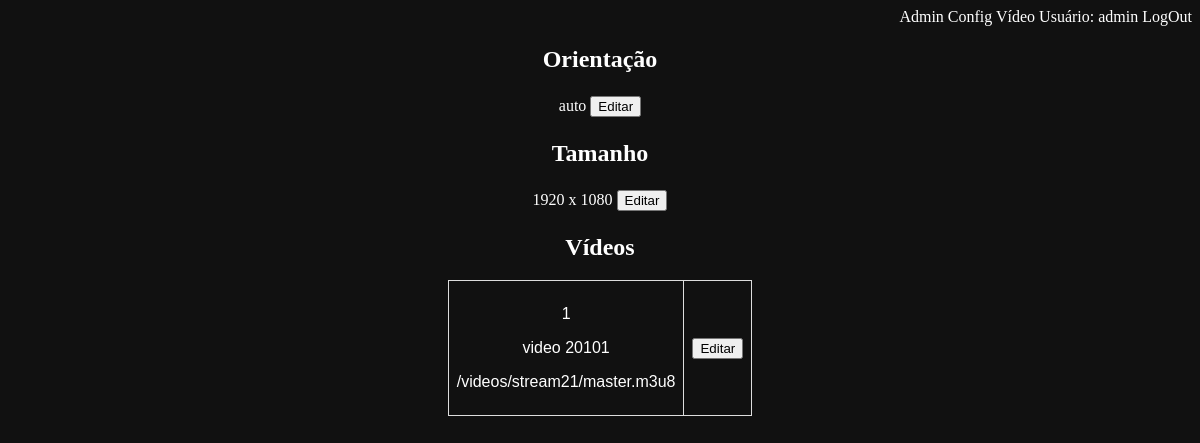
Page /config (signed in) on the earlier database version.
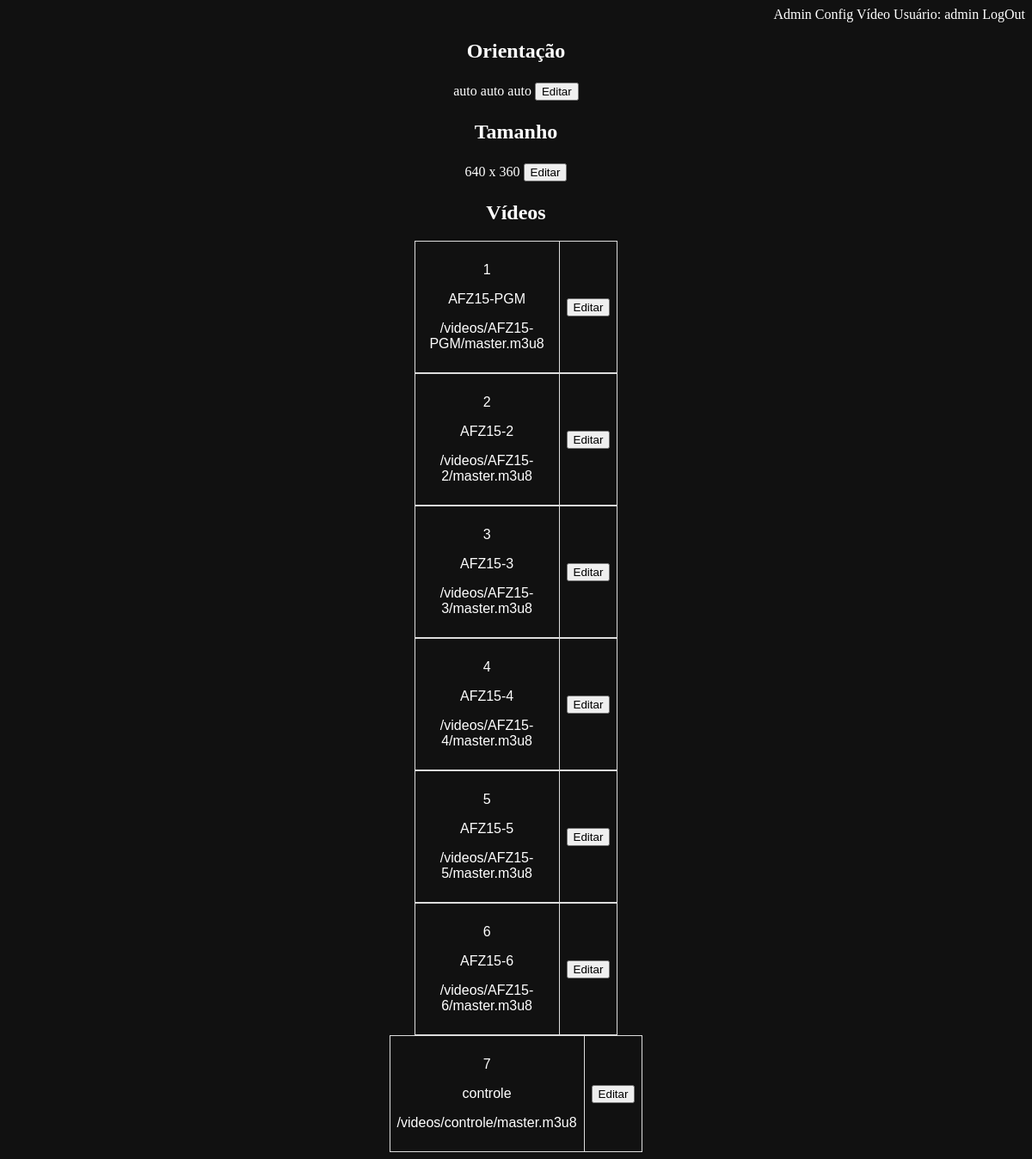
Same page on the later database version.
### models.py (models this page shows, shortened)
class UserModel(UserMixin, db.Model):
    __tablename__ = "user"
    id = db.Column(db.Integer, primary_key=True)
    username = db.Column(db.Text(), unique=True)
    email = db.Column(db.Text(), unique=True)
    password = db.Column(db.Text())
    isadmin = db.Column(db.Integer)

class ConfigModel(db.Model):
    __tablename__ = "config"
    id = db.Column(db.Integer, primary_key=True)
    orientacao = db.Column(db.Text())
    width = db.Column(db.Text())
    height = db.Column(db.Text())

class StreamModel(db.Model):
    __tablename__ = "stream"
    id = db.Column(db.Integer, primary_key=True)
    name = db.Column(db.Text(), unique=True)
    video_src = db.Column(db.Text(), unique=True)

### app.py (the view)
@app.route('/config', methods=['GET', 'POST'])
@login_required
def config():
    crud = Crud()
    data = crud.retrieve_all(StreamModel)
    data2 = crud.retrieve_one(1, ConfigModel)
    return render_template('config.html', data=data, data2=data2)

### app.py (called while the page is built)
@app.after_request
def add_header(response):
    response.headers['X-UA-Compatible'] = 'IE=Edge,chrome=1'
    response.headers['Cache-Control'] = 'no-cache, no-store, must-revalidate'
    response.headers['Pragma'] = 'no-cache'
    response.headers['Expires'] = '0'
    return response

### blueprints/login/login_bp.py (called while the page is built)
@login_manager.user_loader
def load_user(user_id):
    return UserModel.query.get(user_id)

### crud.py (called while the page is built)
    def retrieve_one(self, id, ClassModel):
        try:
            query = ClassModel.query.filter_by(id=id).first()
        except:
            flash("Erro na busca")
        return query

    def retrieve_all(self, ClassModel):
        try:
            query = ClassModel.query.all()
        except:
            flash("Erro na busca")
        return query

### templates/config.html (shortened to what this page needs)
{% extends "template.html" %}
{% block content %}
<div>
  <h2>Orientação</h2>
  <table id="orientacao">
    <tr>
      <td>
        {{data2.orientacao}}
      </td>
      <td>
        <form action="{{ url_for('config_edit_orientacao') }}" method="GET">
          <input type="submit" value="Editar">
        </form>
      </td>
    </tr>
  </table>
</div>
<div id="tamanho">
  <h2>Tamanho</h2>
  <table>
    <tr>
      <td>
        {{data2.width}} x {{data2.height}}
      </td>
      <td>
        <form action="{{ url_for('config_edit_size') }}" method="GET">
          <input type="submit" value="Editar">
        </form>
      </td>
    </tr>
  </table>
</div>
<div>
  <p>
  <h2>Vídeos</h2>
  </p>
  <div class="element">
    {% for element in data %}
    <table id="videos">
      <tr>
        <td>
          <p>{{ loop.index }}</p>
          <p>{{element.name}}</p>
          <p>{{element.video_src}}</p>
        </td>
        <td>
          <form action="{{ url_for('config_edit') }}" method="GET">
            <input type="submit" value="Editar">
          </form>
        </td>
      </tr>
    </table>
    {% endfor %}
  </div>
</div>
{% endblock %}

### templates/template.html (shortened to what this page needs)
<!DOCTYPE html>
<html lang="pt-br" dir="ltr">
<head>
  <link rel="stylesheet" type="text/css" href="{{ url_for('static', filename='css/template.css') }}">
</head>
<body>
  <div class="menu">
    {% if current_user.is_authenticated and current_user.isadmin %}
      <a href="{{ url_for('admin_bp.admin') }}" id="admin">Admin</a>
      <a href="{{ url_for('config') }}">Config</a>
    {% endif %}
    {% if current_user.is_authenticated %}
      <a href="{{ url_for('video') }}">Vídeo</a>
      Usuário: {{ current_user.username }}
      <a href="{{ url_for('login_bp.logout') }}">LogOut</a>
    {% endif %}
  </div>
  <div class="content">
    {% block content %}
    {% endblock %}
  </div>
</body>
</html>

### static/css/template.css (style rules this page uses)
body { background-color: #111111; color: #ffffff; }
h1, h2, h3, h4, h5, h6 { color: #ffffff;; }
a { color: #ffffff; text-decoration: none; }
.menu { text-align: right; }
.content { text-align: center; }

### templates/config.html (style rules this page uses)
#videos { font-family: Arial, Helvetica, sans-serif; border-collapse: collapse; width: 20%; }
#videos td, #videos th { border: 1px solid #ddd; padding: 8px; }
table { margin-left: auto; margin-right: auto; }

Differences in the rows shown:
removed StreamModel: name "video 20101", video_src "/videos/stream21/master.m3u8"
changed ConfigModel: orientacao "auto" → "auto auto auto"; width "1920" → "640"; height "1080" → "360"
added StreamModel: name "AFZ15-PGM", video_src "/videos/AFZ15-PGM/master.m3u8"
added StreamModel: name "AFZ15-2", video_src "/videos/AFZ15-2/master.m3u8"
added StreamModel: name "AFZ15-3", video_src "/videos/AFZ15-3/master.m3u8"
added StreamModel: name "AFZ15-4", video_src "/videos/AFZ15-4/master.m3u8"
added StreamModel: name "AFZ15-5", video_src "/videos/AFZ15-5/master.m3u8"
added StreamModel: name "AFZ15-6", video_src "/videos/AFZ15-6/master.m3u8"
added StreamModel: name "controle", video_src "/videos/controle/master.m3u8"
